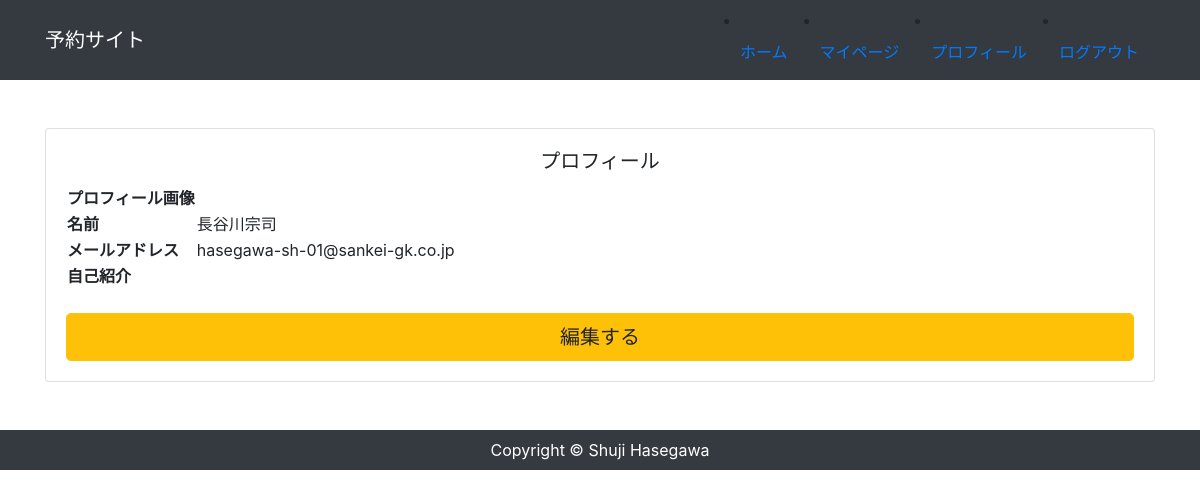
Page /accounts/profile/ (signed in) on the committed database.
### accounts/models.py (models this page shows, shortened)
class CustomUser(AbstractBaseUser, PermissionsMixin):
    email = models.EmailField('メールアドレス', unique=True)
    first_name = models.CharField('姓', max_length=30)
    last_name = models.CharField('名', max_length=30)
    is_staff = models.BooleanField(
        ("staff status"),
        default=False,
        help_text=("Designates whether the user can log into this admin site."),
    )
    is_active = models.BooleanField(
        ("active"),
        default=True,
        help_text=(
            "Designates whether this user should be treated as active. "
            "Unselect this instead of deleting accounts."
        ),
    )
    objects = UserManager()
    EMAIL_FIELD = "email"
    USERNAME_FIELD = "email"
    REQUIRED_FIELDS = []
    class Meta:
        verbose_name = ("user")
        verbose_name_plural = ("users")

### accounts/views.py (the view)
# urls.py: path('profile/', views.ProfileView.as_view(), name='profile'),
class ProfileView(LoginRequiredMixin, View):
    def get(self, request, *args, **kwargs):
        user_data = CustomUser.objects.get(id=request.user.id)
        return render(request, 'accounts/profile.html', {
            'user_data': user_data,
        })

### accounts/templates/accounts/profile.html (shortened to what this page needs)
{% extends 'app/base.html' %}
{% block content %}
<div class="card card-profile my-5 mx-auto">
    <div class="card-body">
        <h5 class="card-title text-center">プロフィール</h5>
        <table class="profile_table mb-4">
            <tbody>
                <tr>
                    <th class="header">プロフィール画像</th>
                    <td class="data">
                    </td>
                </tr>
                <tr>
                    <th class="header">名前</th>
                    <td class="data">{{ user_data.first_name }}{{ user_data.last_name }}</td>
                </tr>
                <tr>
                    <th class="header">メールアドレス</th>
                    <td class="data">{{ user_data.email }}</td>
                </tr>
                <tr>
                    <th class="header">自己紹介</th>
                    <td class="data">{{ user_data.description }}</td>
                </tr>
            </tbody>
        </table>
        <div class="button mx-auto">
            <a href="{% url 'profile_edit' %}" class="btn btn-lg btn-warning btn-block">編集する</a>
        </div>
    </div>
</div>
{% endblock %}

### rows in the picture
CustomUser: first_name "長谷川", last_name "宗司", email "hasegawa-sh-01@sankei-gk.co.jp"
